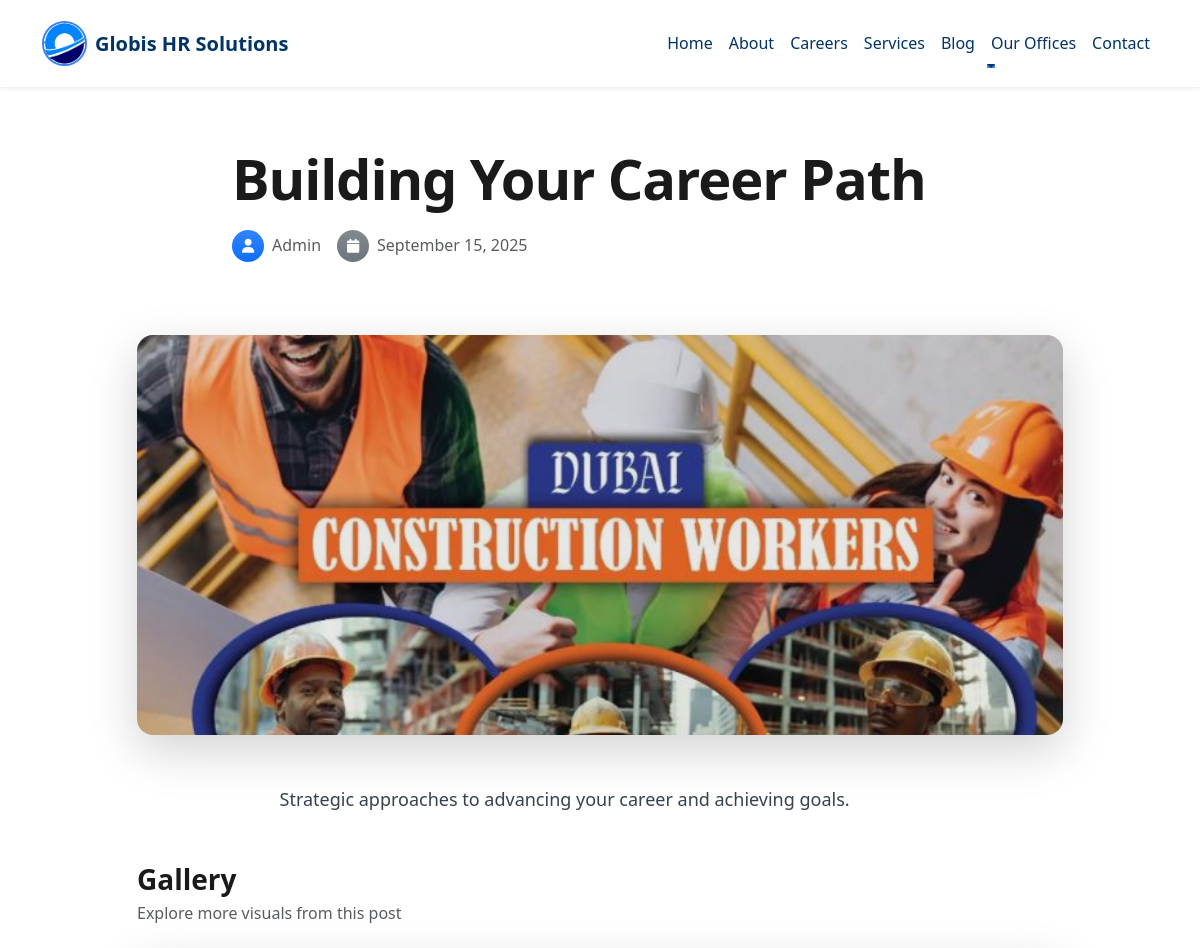
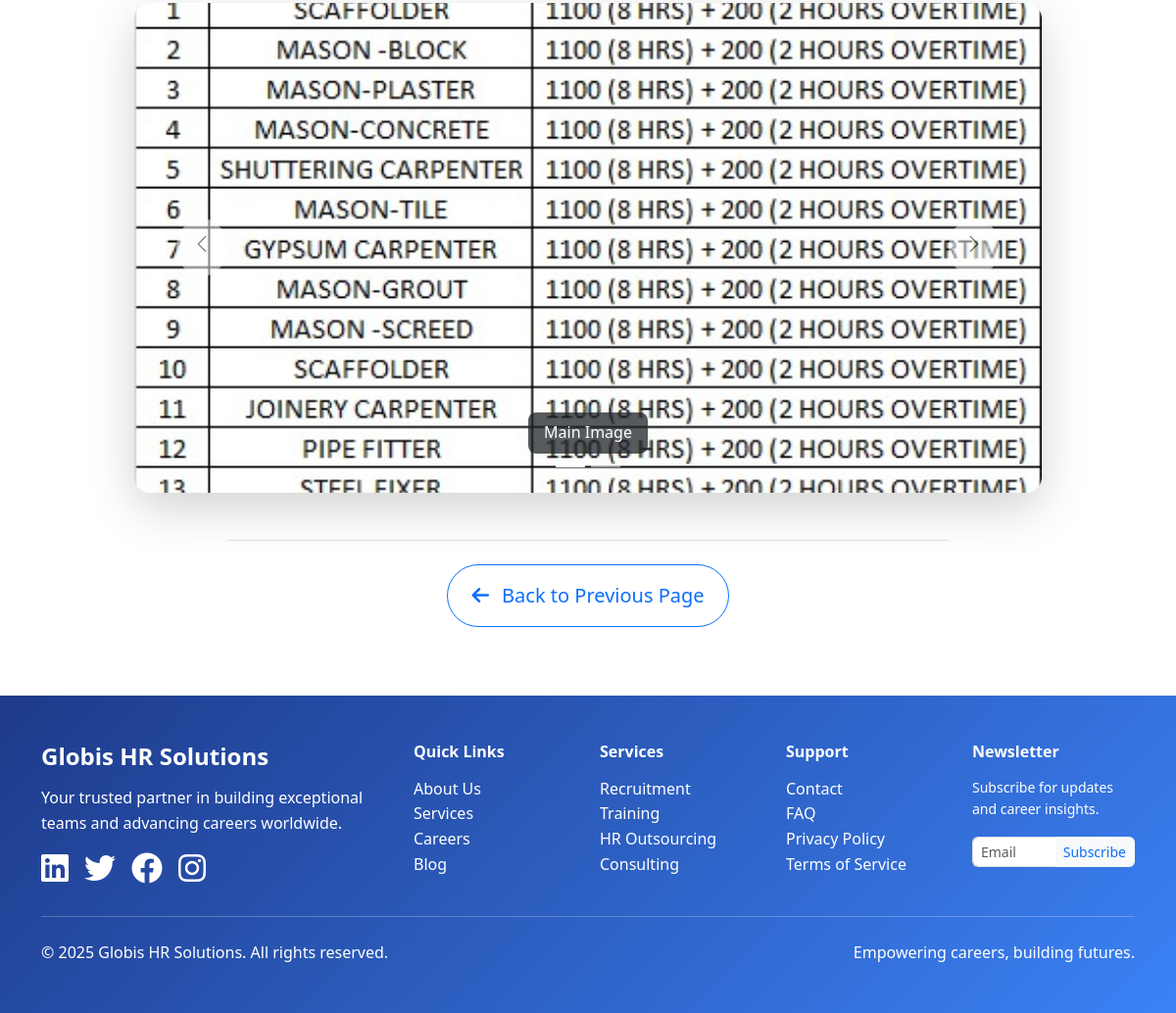
Page /blog/3/ on the committed database (2 pictures, top to bottom).
### cms/models.py (models this page shows, shortened)
class BlogPost(models.Model):
    title = models.CharField(max_length=255)
    content = models.TextField()
    author = models.CharField(max_length=255, default="Admin")
    created_at = models.DateTimeField(auto_now_add=True)
    main_image = models.ImageField(upload_to='blog/main_images/', blank=True, null=True)

class BlogImage(models.Model):
    post = models.ForeignKey(BlogPost, on_delete=models.CASCADE, related_name='images')
    image = models.ImageField(upload_to='blog/images/')
    caption = models.CharField(max_length=255, blank=True, null=True)

### cms/views.py (the view)
# urls.py: path('blog/<int:post_id>/', views.blog_detail, name='blog_detail'),
def blog_detail(request, post_id):
    post = get_object_or_404(BlogPost, id=post_id)
    related_posts = BlogPost.objects.exclude(id=post.id).order_by('-created_at')[:3]
    context = {
        'post': post,
        'related_posts': related_posts,
    }
    return render(request, 'cms/blog_detail.html', context)

### cms/templates/cms/blog_detail.html (shortened to what this page needs)
{% extends 'cms/base.html' %}
{% load static %}
{% block content %}
<div style="padding-top: 80px;"></div>
<section class="section">
    <div class="container">
        <div class="row justify-content-center">
            <div class="col-lg-10 col-xl-8">
                <div class="mb-5">
                    <h1 class="display-4 fw-bold mb-4 lh-1" style="color: #1a1a1a; letter-spacing: -0.02em;">
                        {{ post.title }}
                    </h1>
                    <div class="d-flex flex-wrap align-items-center gap-3 mb-4">
                        <div class="d-flex align-items-center">
                            <div class="bg-primary bg-gradient rounded-circle d-flex align-items-center justify-content-center me-2"
                                 style="width: 32px; height: 32px;">
                                <i class="fas fa-user text-white" style="font-size: 14px;"></i>
                            </div>
                            <span class="text-muted fw-medium">{{ post.author }}</span>
                        </div>
                        <div class="d-flex align-items-center">
                            <div class="bg-secondary bg-gradient rounded-circle d-flex align-items-center justify-content-center me-2"
                                 style="width: 32px; height: 32px;">
                                <i class="fas fa-calendar text-white" style="font-size: 14px;"></i>
                            </div>
                            <span class="text-muted">{{ post.created_at|date:"F j, Y" }}</span>
                        </div>
                    </div>
                    <div class="position-relative mb-5">
                        <hr class="border-0 bg-gradient" style="height: 1px; background: linear-gradient(90deg, #007bff, transparent);">
                    </div>
                </div>
            </div>
        </div>
        {% if post.main_image %}
        <div class="row justify-content-center mb-5">
            <div class="col-lg-10">
                <div class="position-relative overflow-hidden rounded-4 shadow-lg">
                    <img src="{{ post.main_image.url }}"
                         class="w-100"
                         style="height: 400px; object-fit: cover; transition: transform 0.3s ease;"
                         alt="{{ post.title }}"
                         onmouseover="this.style.transform='scale(1.02)'"
                         onmouseout="this.style.transform='scale(1)'">
                    <div class="position-absolute top-0 start-0 w-100 h-100 bg-dark bg-opacity-10"></div>
                </div>
            </div>
        </div>
        {% endif %}
        <div class="row justify-content-center">
            <div class="col-lg-8 col-xl-7">
                <div class="mb-5" style="font-size: 1.125rem; line-height: 1.8; color: #374151;">
                    <div class="content-wrapper">
                        {{ post.content|linebreaks }}
                    </div>
                </div>
            </div>
        </div>
        {% if post.images.all %}
        <div class="row justify-content-center mb-5">
            <div class="col-lg-10">
                <div class="mb-4">
                    <h3 class="fw-bold mb-1" style="color: #1a1a1a;">Gallery</h3>
                    <p class="text-muted mb-4">Explore more visuals from this post</p>
                </div>
                <div id="blogImagesCarousel" class="carousel slide rounded-4 overflow-hidden shadow-lg" data-bs-ride="carousel">
                    <div class="carousel-indicators">
                        {% for image in post.images.all %}
                        <button type="button" data-bs-target="#blogImagesCarousel" data-bs-slide-to="{{ forloop.counter0 }}"
                                {% if forloop.first %}class="active"{% endif %} aria-current="true"></button>
                        {% endfor %}
                    </div>
                    <div class="carousel-inner">
                        {% for image in post.images.all %}
                        <div class="carousel-item {% if forloop.first %}active{% endif %}">
                            <img src="{{ image.image.url }}"
                                 class="d-block w-100"
                                 style="height: 500px; object-fit: cover;"
                                 alt="{{ image.caption }}">
                            {% if image.caption %}
                            <div class="carousel-caption">
                                <div class="bg-dark bg-opacity-75 rounded-3 px-3 py-2 d-inline-block">
                                    <p class="mb-0 fw-medium">{{ image.caption }}</p>
                                </div>
                            </div>
                            {% endif %}
                        </div>
                        {% endfor %}
                    </div>
                    <button class="carousel-control-prev" type="button" data-bs-target="#blogImagesCarousel" data-bs-slide="prev">
                        <div class="bg-white bg-opacity-20 backdrop-blur rounded-circle p-3">
                            <span class="carousel-control-prev-icon" aria-hidden="true"></span>
                        </div>
                    </button>
                    <button class="carousel-control-next" type="button" data-bs-target="#blogImagesCarousel" data-bs-slide="next">
                        <div class="bg-white bg-opacity-20 backdrop-blur rounded-circle p-3">
                            <span class="carousel-control-next-icon" aria-hidden="true"></span>
                        </div>
                    </button>
                </div>
            </div>
        </div>
        {% endif %}
        <div class="row justify-content-center">
            <div class="col-lg-8">
                <div class="text-center pt-4 border-top">
                    <button onclick="history.back()" class="btn btn-outline-primary btn-lg rounded-pill px-4 py-3">
                        <i class="fas fa-arrow-left me-2"></i>
                        Back to Previous Page
                    </button>
                </div>
            </div>
        </div>
    </div>
</section>
{% endblock %}

### cms/templates/cms/partials/navbar.html (style rules this page uses)
:root { --primary-blue: #3B82F6; --dark-blue: #0f172a; }

### cms/templates/cms/blog_detail.html (style rules this page uses)
.content-wrapper p { margin-bottom: 1.5rem; font-weight: 400; }
.carousel-control-prev-icon, .carousel-control-next-icon { filter: invert(1); width: 20px; height: 20px; }
.backdrop-blur { backdrop-filter: blur(10px); }
.btn { transition: all 0.3s ease; }
img { transition: opacity 0.3s ease; }

### rows in the picture
BlogPost: title "Building Your Career Path", author "Admin", created_at "September 15, 2025", main_image (picture), content "Strategic approaches to advancing your career and achieving goals."
BlogImage: image (picture), caption "Main Image"
